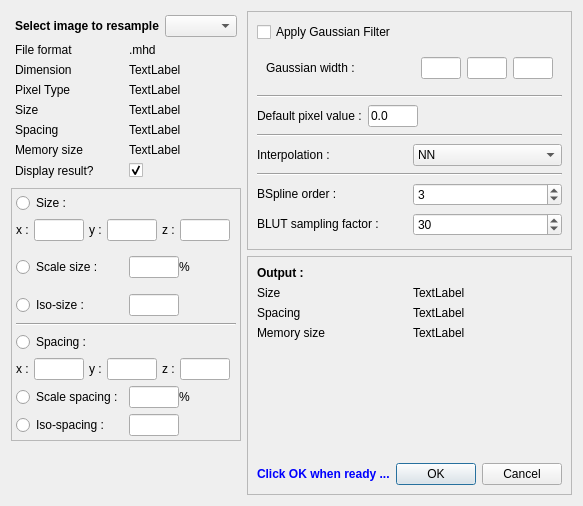
<ui version="4.0" >
 <class>vvResamplerDialog</class>
 <widget class="QDialog" name="vvResamplerDialog" >
  <property name="windowModality" >
   <enum>Qt::ApplicationModal</enum>
  </property>
  <property name="geometry" >
   <rect>
    <x>0</x>
    <y>0</y>
    <width>582</width>
    <height>506</height>
   </rect>
  </property>
  <property name="windowTitle" >
   <string>Dialog</string>
  </property>
  <layout class="QGridLayout" >
   <item row="0" column="0" >
    <layout class="QVBoxLayout" >
     <item>
      <widget class="QFrame" name="frame" >
       <property name="frameShape" >
        <enum>QFrame::NoFrame</enum>
       </property>
       <property name="frameShadow" >
        <enum>QFrame::Raised</enum>
       </property>
       <layout class="QVBoxLayout" >
        <property name="leftMargin" >
         <number>4</number>
        </property>
        <property name="topMargin" >
         <number>4</number>
        </property>
        <property name="rightMargin" >
         <number>4</number>
        </property>
        <property name="bottomMargin" >
         <number>4</number>
        </property>
        <item>
         <layout class="QHBoxLayout" >
          <item>
           <widget class="QLabel" name="label" >
            <property name="text" >
             <string>&lt;html>&lt;head>&lt;meta name="qrichtext" content="1" />&lt;style type="text/css">
p, li { white-space: pre-wrap; }
&lt;/style>&lt;/head>&lt;body style=" font-family:'Sans Serif'; font-size:9pt; font-weight:400; font-style:normal;">
&lt;p style=" margin-top:0px; margin-bottom:0px; margin-left:0px; margin-right:0px; -qt-block-indent:0; text-indent:0px;">&lt;span style=" font-weight:600;">Select image to resample&lt;/span>&lt;/p>&lt;/body>&lt;/html></string>
            </property>
           </widget>
          </item>
          <item>
           <widget class="QComboBox" name="mImagesComboBox" />
          </item>
         </layout>
        </item>
        <item>
         <layout class="QHBoxLayout" >
          <item>
           <widget class="QLabel" name="label_3" >
            <property name="text" >
             <string>File format</string>
            </property>
           </widget>
          </item>
          <item>
           <widget class="QLabel" name="mInputFormatLabel" >
            <property name="text" >
             <string>.mhd</string>
            </property>
           </widget>
          </item>
         </layout>
        </item>
        <item>
         <layout class="QHBoxLayout" >
          <item>
           <widget class="QLabel" name="label_5" >
            <property name="text" >
             <string>Dimension</string>
            </property>
           </widget>
          </item>
          <item>
           <widget class="QLabel" name="mInputDimLabel" >
            <property name="text" >
             <string>TextLabel</string>
            </property>
           </widget>
          </item>
         </layout>
        </item>
        <item>
         <layout class="QHBoxLayout" >
          <item>
           <widget class="QLabel" name="label_7" >
            <property name="text" >
             <string>Pixel Type</string>
            </property>
           </widget>
          </item>
          <item>
           <widget class="QLabel" name="mInputPixelTypeLabel" >
            <property name="text" >
             <string>TextLabel</string>
            </property>
           </widget>
          </item>
         </layout>
        </item>
        <item>
         <layout class="QHBoxLayout" >
          <item>
           <widget class="QLabel" name="label_9" >
            <property name="text" >
             <string>Size</string>
            </property>
           </widget>
          </item>
          <item>
           <widget class="QLabel" name="mInputSizeLabel" >
            <property name="text" >
             <string>TextLabel</string>
            </property>
           </widget>
          </item>
         </layout>
        </item>
        <item>
         <layout class="QHBoxLayout" >
          <item>
           <widget class="QLabel" name="label_11" >
            <property name="text" >
             <string>Spacing</string>
            </property>
           </widget>
          </item>
          <item>
           <widget class="QLabel" name="mInputSpacingLabel" >
            <property name="text" >
             <string>TextLabel</string>
            </property>
           </widget>
          </item>
         </layout>
        </item>
        <item>
         <layout class="QHBoxLayout" >
          <item>
           <widget class="QLabel" name="label_6" >
            <property name="text" >
             <string>Memory size</string>
            </property>
           </widget>
          </item>
          <item>
           <widget class="QLabel" name="mInputMemoryLabel" >
            <property name="text" >
             <string>TextLabel</string>
            </property>
           </widget>
          </item>
         </layout>
        </item>
        <item>
         <layout class="QHBoxLayout" >
          <item>
           <widget class="QLabel" name="label_8" >
            <property name="text" >
             <string>Display result?</string>
            </property>
           </widget>
          </item>
          <item>
           <widget class="QCheckBox" name="display_result" >
            <property name="text" >
             <string/>
            </property>
            <property name="checked" >
             <bool>true</bool>
            </property>
            <property name="autoExclusive" >
             <bool>false</bool>
            </property>
           </widget>
          </item>
         </layout>
        </item>
       </layout>
      </widget>
     </item>
     <item>
      <widget class="QFrame" name="optionFrame" >
       <property name="sizePolicy" >
        <sizepolicy vsizetype="Preferred" hsizetype="Preferred" >
         <horstretch>0</horstretch>
         <verstretch>0</verstretch>
        </sizepolicy>
       </property>
       <property name="frameShape" >
        <enum>QFrame::StyledPanel</enum>
       </property>
       <property name="frameShadow" >
        <enum>QFrame::Raised</enum>
       </property>
       <layout class="QGridLayout" >
        <property name="leftMargin" >
         <number>4</number>
        </property>
        <property name="topMargin" >
         <number>4</number>
        </property>
        <property name="rightMargin" >
         <number>4</number>
        </property>
        <property name="bottomMargin" >
         <number>4</number>
        </property>
        <item row="0" column="0" >
         <widget class="QRadioButton" name="sizeRadioButton" >
          <property name="sizePolicy" >
           <sizepolicy vsizetype="Fixed" hsizetype="Fixed" >
            <horstretch>0</horstretch>
            <verstretch>0</verstretch>
           </sizepolicy>
          </property>
          <property name="text" >
           <string>Size :</string>
          </property>
         </widget>
        </item>
        <item row="1" column="0" colspan="3" >
         <widget class="QFrame" name="frame_2" >
          <property name="sizePolicy" >
           <sizepolicy vsizetype="Fixed" hsizetype="Fixed" >
            <horstretch>0</horstretch>
            <verstretch>0</verstretch>
           </sizepolicy>
          </property>
          <property name="frameShape" >
           <enum>QFrame::NoFrame</enum>
          </property>
          <property name="frameShadow" >
           <enum>QFrame::Raised</enum>
          </property>
          <layout class="QGridLayout" >
           <property name="leftMargin" >
            <number>0</number>
           </property>
           <property name="topMargin" >
            <number>0</number>
           </property>
           <property name="rightMargin" >
            <number>0</number>
           </property>
           <property name="bottomMargin" >
            <number>0</number>
           </property>
           <property name="horizontalSpacing" >
            <number>5</number>
           </property>
           <property name="verticalSpacing" >
            <number>2</number>
           </property>
           <item row="0" column="0" >
            <widget class="QLabel" name="xSizeLabel" >
             <property name="sizePolicy" >
              <sizepolicy vsizetype="Preferred" hsizetype="Fixed" >
               <horstretch>0</horstretch>
               <verstretch>0</verstretch>
              </sizepolicy>
             </property>
             <property name="text" >
              <string>x :</string>
             </property>
            </widget>
           </item>
           <item row="0" column="1" >
            <widget class="QLineEdit" name="xSizeLineEdit" >
             <property name="sizePolicy" >
              <sizepolicy vsizetype="Fixed" hsizetype="Fixed" >
               <horstretch>0</horstretch>
               <verstretch>0</verstretch>
              </sizepolicy>
             </property>
             <property name="maximumSize" >
              <size>
               <width>50</width>
               <height>16777215</height>
              </size>
             </property>
             <property name="layoutDirection" >
              <enum>Qt::LeftToRight</enum>
             </property>
             <property name="text" >
              <string/>
             </property>
             <property name="alignment" >
              <set>Qt::AlignRight|Qt::AlignTrailing|Qt::AlignVCenter</set>
             </property>
             <property name="readOnly" >
              <bool>true</bool>
             </property>
            </widget>
           </item>
           <item row="0" column="2" >
            <widget class="QLabel" name="ySizeLabel" >
             <property name="sizePolicy" >
              <sizepolicy vsizetype="Preferred" hsizetype="Fixed" >
               <horstretch>0</horstretch>
               <verstretch>0</verstretch>
              </sizepolicy>
             </property>
             <property name="text" >
              <string>y :</string>
             </property>
            </widget>
           </item>
           <item row="0" column="3" >
            <widget class="QLineEdit" name="ySizeLineEdit" >
             <property name="sizePolicy" >
              <sizepolicy vsizetype="Fixed" hsizetype="Fixed" >
               <horstretch>0</horstretch>
               <verstretch>0</verstretch>
              </sizepolicy>
             </property>
             <property name="maximumSize" >
              <size>
               <width>50</width>
               <height>16777215</height>
              </size>
             </property>
             <property name="layoutDirection" >
              <enum>Qt::LeftToRight</enum>
             </property>
             <property name="alignment" >
              <set>Qt::AlignRight|Qt::AlignTrailing|Qt::AlignVCenter</set>
             </property>
             <property name="readOnly" >
              <bool>true</bool>
             </property>
            </widget>
           </item>
           <item row="0" column="4" >
            <widget class="QLabel" name="zSizelabel" >
             <property name="sizePolicy" >
              <sizepolicy vsizetype="Preferred" hsizetype="Fixed" >
               <horstretch>0</horstretch>
               <verstretch>0</verstretch>
              </sizepolicy>
             </property>
             <property name="text" >
              <string>z :</string>
             </property>
            </widget>
           </item>
           <item row="0" column="5" >
            <widget class="QLineEdit" name="zSizeLineEdit" >
             <property name="enabled" >
              <bool>true</bool>
             </property>
             <property name="sizePolicy" >
              <sizepolicy vsizetype="Fixed" hsizetype="Fixed" >
               <horstretch>0</horstretch>
               <verstretch>0</verstretch>
              </sizepolicy>
             </property>
             <property name="maximumSize" >
              <size>
               <width>50</width>
               <height>16777215</height>
              </size>
             </property>
             <property name="layoutDirection" >
              <enum>Qt::LeftToRight</enum>
             </property>
             <property name="alignment" >
              <set>Qt::AlignRight|Qt::AlignTrailing|Qt::AlignVCenter</set>
             </property>
             <property name="readOnly" >
              <bool>true</bool>
             </property>
            </widget>
           </item>
          </layout>
         </widget>
        </item>
        <item row="2" column="0" >
         <widget class="QRadioButton" name="scaleSizeRadioButton" >
          <property name="sizePolicy" >
           <sizepolicy vsizetype="Fixed" hsizetype="Fixed" >
            <horstretch>0</horstretch>
            <verstretch>0</verstretch>
           </sizepolicy>
          </property>
          <property name="text" >
           <string>Scale size :</string>
          </property>
         </widget>
        </item>
        <item row="2" column="1" >
         <widget class="QFrame" name="frame_6" >
          <property name="sizePolicy" >
           <sizepolicy vsizetype="Preferred" hsizetype="Fixed" >
            <horstretch>0</horstretch>
            <verstretch>0</verstretch>
           </sizepolicy>
          </property>
          <property name="frameShape" >
           <enum>QFrame::NoFrame</enum>
          </property>
          <property name="frameShadow" >
           <enum>QFrame::Raised</enum>
          </property>
          <layout class="QGridLayout" >
           <property name="leftMargin" >
            <number>0</number>
           </property>
           <property name="topMargin" >
            <number>0</number>
           </property>
           <property name="rightMargin" >
            <number>0</number>
           </property>
           <property name="bottomMargin" >
            <number>0</number>
           </property>
           <property name="horizontalSpacing" >
            <number>0</number>
           </property>
           <property name="verticalSpacing" >
            <number>0</number>
           </property>
           <item row="0" column="0" >
            <widget class="QLineEdit" name="scaleSizeLineEdit" >
             <property name="maximumSize" >
              <size>
               <width>50</width>
               <height>16777215</height>
              </size>
             </property>
             <property name="readOnly" >
              <bool>true</bool>
             </property>
            </widget>
           </item>
           <item row="0" column="1" >
            <widget class="QLabel" name="purcentLabel" >
             <property name="sizePolicy" >
              <sizepolicy vsizetype="Preferred" hsizetype="Fixed" >
               <horstretch>0</horstretch>
               <verstretch>0</verstretch>
              </sizepolicy>
             </property>
             <property name="text" >
              <string>%</string>
             </property>
            </widget>
           </item>
          </layout>
         </widget>
        </item>
        <item row="2" column="2" >
         <spacer>
          <property name="orientation" >
           <enum>Qt::Horizontal</enum>
          </property>
          <property name="sizeHint" >
           <size>
            <width>50</width>
            <height>41</height>
           </size>
          </property>
         </spacer>
        </item>
        <item row="3" column="0" >
         <widget class="QRadioButton" name="isoSizeRadioButton" >
          <property name="text" >
           <string>Iso-size :</string>
          </property>
         </widget>
        </item>
        <item row="3" column="1" >
         <widget class="QLineEdit" name="isoSizeLineEdit" >
          <property name="sizePolicy" >
           <sizepolicy vsizetype="Fixed" hsizetype="Fixed" >
            <horstretch>0</horstretch>
            <verstretch>0</verstretch>
           </sizepolicy>
          </property>
          <property name="maximumSize" >
           <size>
            <width>50</width>
            <height>16777215</height>
           </size>
          </property>
          <property name="readOnly" >
           <bool>true</bool>
          </property>
         </widget>
        </item>
        <item row="3" column="2" >
         <spacer>
          <property name="orientation" >
           <enum>Qt::Horizontal</enum>
          </property>
          <property name="sizeHint" >
           <size>
            <width>50</width>
            <height>23</height>
           </size>
          </property>
         </spacer>
        </item>
        <item row="4" column="0" colspan="3" >
         <widget class="Line" name="line" >
          <property name="orientation" >
           <enum>Qt::Horizontal</enum>
          </property>
         </widget>
        </item>
        <item row="5" column="0" >
         <widget class="QRadioButton" name="spacingRadioButton" >
          <property name="sizePolicy" >
           <sizepolicy vsizetype="Fixed" hsizetype="Fixed" >
            <horstretch>0</horstretch>
            <verstretch>0</verstretch>
           </sizepolicy>
          </property>
          <property name="text" >
           <string>Spacing :</string>
          </property>
         </widget>
        </item>
        <item row="6" column="0" colspan="3" >
         <widget class="QFrame" name="frame_4" >
          <property name="sizePolicy" >
           <sizepolicy vsizetype="Fixed" hsizetype="Fixed" >
            <horstretch>0</horstretch>
            <verstretch>0</verstretch>
           </sizepolicy>
          </property>
          <property name="frameShape" >
           <enum>QFrame::NoFrame</enum>
          </property>
          <property name="frameShadow" >
           <enum>QFrame::Raised</enum>
          </property>
          <layout class="QGridLayout" >
           <property name="leftMargin" >
            <number>0</number>
           </property>
           <property name="topMargin" >
            <number>0</number>
           </property>
           <property name="rightMargin" >
            <number>0</number>
           </property>
           <property name="bottomMargin" >
            <number>0</number>
           </property>
           <property name="horizontalSpacing" >
            <number>5</number>
           </property>
           <property name="verticalSpacing" >
            <number>2</number>
           </property>
           <item row="0" column="0" >
            <widget class="QLabel" name="xSpacingLabel" >
             <property name="sizePolicy" >
              <sizepolicy vsizetype="Preferred" hsizetype="Fixed" >
               <horstretch>0</horstretch>
               <verstretch>0</verstretch>
              </sizepolicy>
             </property>
             <property name="text" >
              <string>x :</string>
             </property>
            </widget>
           </item>
           <item row="0" column="1" >
            <widget class="QLineEdit" name="xSpacingLineEdit" >
             <property name="sizePolicy" >
              <sizepolicy vsizetype="Fixed" hsizetype="Fixed" >
               <horstretch>0</horstretch>
               <verstretch>0</verstretch>
              </sizepolicy>
             </property>
             <property name="maximumSize" >
              <size>
               <width>50</width>
               <height>16777215</height>
              </size>
             </property>
             <property name="layoutDirection" >
              <enum>Qt::LeftToRight</enum>
             </property>
             <property name="text" >
              <string/>
             </property>
             <property name="alignment" >
              <set>Qt::AlignRight|Qt::AlignTrailing|Qt::AlignVCenter</set>
             </property>
             <property name="readOnly" >
              <bool>true</bool>
             </property>
            </widget>
           </item>
           <item row="0" column="2" >
            <widget class="QLabel" name="ySpacingLabel" >
             <property name="sizePolicy" >
              <sizepolicy vsizetype="Preferred" hsizetype="Fixed" >
               <horstretch>0</horstretch>
               <verstretch>0</verstretch>
              </sizepolicy>
             </property>
             <property name="text" >
              <string>y :</string>
             </property>
            </widget>
           </item>
           <item row="0" column="3" >
            <widget class="QLineEdit" name="ySpacingLineEdit" >
             <property name="sizePolicy" >
              <sizepolicy vsizetype="Fixed" hsizetype="Fixed" >
               <horstretch>0</horstretch>
               <verstretch>0</verstretch>
              </sizepolicy>
             </property>
             <property name="maximumSize" >
              <size>
               <width>50</width>
               <height>16777215</height>
              </size>
             </property>
             <property name="layoutDirection" >
              <enum>Qt::LeftToRight</enum>
             </property>
             <property name="alignment" >
              <set>Qt::AlignRight|Qt::AlignTrailing|Qt::AlignVCenter</set>
             </property>
             <property name="readOnly" >
              <bool>true</bool>
             </property>
            </widget>
           </item>
           <item row="0" column="4" >
            <widget class="QLabel" name="zSpacingLabel" >
             <property name="sizePolicy" >
              <sizepolicy vsizetype="Preferred" hsizetype="Fixed" >
               <horstretch>0</horstretch>
               <verstretch>0</verstretch>
              </sizepolicy>
             </property>
             <property name="text" >
              <string>z :</string>
             </property>
            </widget>
           </item>
           <item row="0" column="5" >
            <widget class="QLineEdit" name="zSpacingLineEdit" >
             <property name="sizePolicy" >
              <sizepolicy vsizetype="Fixed" hsizetype="Fixed" >
               <horstretch>0</horstretch>
               <verstretch>0</verstretch>
              </sizepolicy>
             </property>
             <property name="maximumSize" >
              <size>
               <width>50</width>
               <height>16777215</height>
              </size>
             </property>
             <property name="layoutDirection" >
              <enum>Qt::LeftToRight</enum>
             </property>
             <property name="alignment" >
              <set>Qt::AlignRight|Qt::AlignTrailing|Qt::AlignVCenter</set>
             </property>
             <property name="readOnly" >
              <bool>true</bool>
             </property>
            </widget>
           </item>
          </layout>
         </widget>
        </item>
        <item row="7" column="0" >
         <widget class="QRadioButton" name="scaleSpacingRadioButton" >
          <property name="sizePolicy" >
           <sizepolicy vsizetype="Fixed" hsizetype="Fixed" >
            <horstretch>0</horstretch>
            <verstretch>0</verstretch>
           </sizepolicy>
          </property>
          <property name="text" >
           <string>Scale spacing :</string>
          </property>
         </widget>
        </item>
        <item row="7" column="1" >
         <widget class="QFrame" name="frame_5" >
          <property name="sizePolicy" >
           <sizepolicy vsizetype="Preferred" hsizetype="Fixed" >
            <horstretch>0</horstretch>
            <verstretch>0</verstretch>
           </sizepolicy>
          </property>
          <property name="frameShape" >
           <enum>QFrame::NoFrame</enum>
          </property>
          <property name="frameShadow" >
           <enum>QFrame::Raised</enum>
          </property>
          <layout class="QGridLayout" >
           <property name="leftMargin" >
            <number>0</number>
           </property>
           <property name="topMargin" >
            <number>0</number>
           </property>
           <property name="rightMargin" >
            <number>0</number>
           </property>
           <property name="bottomMargin" >
            <number>0</number>
           </property>
           <property name="horizontalSpacing" >
            <number>0</number>
           </property>
           <property name="verticalSpacing" >
            <number>0</number>
           </property>
           <item row="0" column="0" >
            <widget class="QLineEdit" name="scaleSpacingLineEdit" >
             <property name="maximumSize" >
              <size>
               <width>50</width>
               <height>16777215</height>
              </size>
             </property>
             <property name="readOnly" >
              <bool>true</bool>
             </property>
            </widget>
           </item>
           <item row="0" column="1" >
            <widget class="QLabel" name="purcentLabel2" >
             <property name="sizePolicy" >
              <sizepolicy vsizetype="Preferred" hsizetype="Fixed" >
               <horstretch>0</horstretch>
               <verstretch>0</verstretch>
              </sizepolicy>
             </property>
             <property name="text" >
              <string>%</string>
             </property>
            </widget>
           </item>
          </layout>
         </widget>
        </item>
        <item row="7" column="2" >
         <spacer>
          <property name="orientation" >
           <enum>Qt::Horizontal</enum>
          </property>
          <property name="sizeHint" >
           <size>
            <width>50</width>
            <height>20</height>
           </size>
          </property>
         </spacer>
        </item>
        <item row="8" column="0" >
         <widget class="QRadioButton" name="isoSpacingRadioButton" >
          <property name="sizePolicy" >
           <sizepolicy vsizetype="Fixed" hsizetype="Preferred" >
            <horstretch>0</horstretch>
            <verstretch>0</verstretch>
           </sizepolicy>
          </property>
          <property name="text" >
           <string>Iso-spacing :</string>
          </property>
         </widget>
        </item>
        <item row="8" column="1" >
         <widget class="QLineEdit" name="isoSpacingLineEdit" >
          <property name="sizePolicy" >
           <sizepolicy vsizetype="Fixed" hsizetype="Fixed" >
            <horstretch>0</horstretch>
            <verstretch>0</verstretch>
           </sizepolicy>
          </property>
          <property name="maximumSize" >
           <size>
            <width>50</width>
            <height>16777215</height>
           </size>
          </property>
          <property name="readOnly" >
           <bool>true</bool>
          </property>
         </widget>
        </item>
        <item row="8" column="2" >
         <spacer>
          <property name="orientation" >
           <enum>Qt::Horizontal</enum>
          </property>
          <property name="sizeHint" >
           <size>
            <width>50</width>
            <height>20</height>
           </size>
          </property>
         </spacer>
        </item>
       </layout>
      </widget>
     </item>
     <item>
      <spacer>
       <property name="orientation" >
        <enum>Qt::Vertical</enum>
       </property>
       <property name="sizeHint" >
        <size>
         <width>20</width>
         <height>40</height>
        </size>
       </property>
      </spacer>
     </item>
    </layout>
   </item>
   <item row="0" column="1" >
    <layout class="QVBoxLayout" >
     <item>
      <widget class="QFrame" name="frame_3" >
       <property name="sizePolicy" >
        <sizepolicy vsizetype="Expanding" hsizetype="Preferred" >
         <horstretch>0</horstretch>
         <verstretch>0</verstretch>
        </sizepolicy>
       </property>
       <property name="frameShape" >
        <enum>QFrame::StyledPanel</enum>
       </property>
       <property name="frameShadow" >
        <enum>QFrame::Raised</enum>
       </property>
       <layout class="QVBoxLayout" >
        <item>
         <layout class="QVBoxLayout" >
          <item>
           <widget class="QCheckBox" name="gaussianFilterCheckBox" >
            <property name="text" >
             <string>Apply Gaussian Filter</string>
            </property>
           </widget>
          </item>
          <item>
           <widget class="QFrame" name="frame_7" >
            <property name="sizePolicy" >
             <sizepolicy vsizetype="Fixed" hsizetype="Preferred" >
              <horstretch>0</horstretch>
              <verstretch>0</verstretch>
             </sizepolicy>
            </property>
            <property name="frameShape" >
             <enum>QFrame::NoFrame</enum>
            </property>
            <property name="frameShadow" >
             <enum>QFrame::Raised</enum>
            </property>
            <layout class="QHBoxLayout" >
             <item>
              <widget class="QLabel" name="gaussianFilterLabel" >
               <property name="sizePolicy" >
                <sizepolicy vsizetype="Fixed" hsizetype="Preferred" >
                 <horstretch>0</horstretch>
                 <verstretch>0</verstretch>
                </sizepolicy>
               </property>
               <property name="text" >
                <string>Gaussian width :</string>
               </property>
              </widget>
             </item>
             <item>
              <widget class="QLineEdit" name="xGaussianLineEdit" >
               <property name="maximumSize" >
                <size>
                 <width>40</width>
                 <height>16777215</height>
                </size>
               </property>
              </widget>
             </item>
             <item>
              <widget class="QLineEdit" name="yGaussianLineEdit" >
               <property name="maximumSize" >
                <size>
                 <width>40</width>
                 <height>16777215</height>
                </size>
               </property>
               <property name="text" >
                <string/>
               </property>
               <property name="readOnly" >
                <bool>false</bool>
               </property>
              </widget>
             </item>
             <item>
              <widget class="QLineEdit" name="zGaussianLineEdit" >
               <property name="maximumSize" >
                <size>
                 <width>40</width>
                 <height>16777215</height>
                </size>
               </property>
              </widget>
             </item>
            </layout>
           </widget>
          </item>
         </layout>
        </item>
        <item>
         <widget class="Line" name="line_2" >
          <property name="orientation" >
           <enum>Qt::Horizontal</enum>
          </property>
         </widget>
        </item>
        <item>
         <layout class="QHBoxLayout" >
          <item>
           <widget class="QLabel" name="defaultPixelValueLabel" >
            <property name="sizePolicy" >
             <sizepolicy vsizetype="Fixed" hsizetype="Preferred" >
              <horstretch>0</horstretch>
              <verstretch>0</verstretch>
             </sizepolicy>
            </property>
            <property name="text" >
             <string>Default pixel value :</string>
            </property>
           </widget>
          </item>
          <item>
           <widget class="QLineEdit" name="defaultPixelValueLineEdit" >
            <property name="maximumSize" >
             <size>
              <width>50</width>
              <height>16777215</height>
             </size>
            </property>
            <property name="text" >
             <string>0.0</string>
            </property>
           </widget>
          </item>
          <item>
           <spacer>
            <property name="orientation" >
             <enum>Qt::Horizontal</enum>
            </property>
            <property name="sizeHint" >
             <size>
              <width>121</width>
              <height>21</height>
             </size>
            </property>
           </spacer>
          </item>
         </layout>
        </item>
        <item>
         <widget class="Line" name="line_3" >
          <property name="orientation" >
           <enum>Qt::Horizontal</enum>
          </property>
         </widget>
        </item>
        <item>
         <layout class="QHBoxLayout" >
          <item>
           <widget class="QLabel" name="InterpolationLabel" >
            <property name="sizePolicy" >
             <sizepolicy vsizetype="Fixed" hsizetype="Preferred" >
              <horstretch>0</horstretch>
              <verstretch>0</verstretch>
             </sizepolicy>
            </property>
            <property name="text" >
             <string>Interpolation :</string>
            </property>
           </widget>
          </item>
          <item>
           <widget class="QComboBox" name="interpolationComboBox" >
            <item>
             <property name="text" >
              <string>NN</string>
             </property>
            </item>
            <item>
             <property name="text" >
              <string>Linear</string>
             </property>
            </item>
            <item>
             <property name="text" >
              <string>BSpline</string>
             </property>
            </item>
            <item>
             <property name="text" >
              <string>Blut (faster BSpline)</string>
             </property>
            </item>
           </widget>
          </item>
         </layout>
        </item>
        <item>
         <widget class="Line" name="line_4" >
          <property name="orientation" >
           <enum>Qt::Horizontal</enum>
          </property>
         </widget>
        </item>
        <item>
         <layout class="QHBoxLayout" >
          <item>
           <widget class="QLabel" name="bSplineLabel" >
            <property name="sizePolicy" >
             <sizepolicy vsizetype="Fixed" hsizetype="Preferred" >
              <horstretch>0</horstretch>
              <verstretch>0</verstretch>
             </sizepolicy>
            </property>
            <property name="text" >
             <string>BSpline order :</string>
            </property>
           </widget>
          </item>
          <item>
           <widget class="QSpinBox" name="bSplineOrderSpinBox" >
            <property name="maximum" >
             <number>5</number>
            </property>
            <property name="value" >
             <number>3</number>
            </property>
           </widget>
          </item>
         </layout>
        </item>
        <item>
         <layout class="QHBoxLayout" >
          <item>
           <widget class="QLabel" name="bLUTFactorLabel" >
            <property name="sizePolicy" >
             <sizepolicy vsizetype="Fixed" hsizetype="Preferred" >
              <horstretch>0</horstretch>
              <verstretch>0</verstretch>
             </sizepolicy>
            </property>
            <property name="minimumSize" >
             <size>
              <width>0</width>
              <height>16</height>
             </size>
            </property>
            <property name="text" >
             <string>BLUT sampling factor :</string>
            </property>
           </widget>
          </item>
          <item>
           <widget class="QSpinBox" name="bLUTSpinBox" >
            <property name="value" >
             <number>30</number>
            </property>
           </widget>
          </item>
         </layout>
        </item>
       </layout>
      </widget>
     </item>
     <item>
      <widget class="QFrame" name="frame_8" >
       <property name="frameShape" >
        <enum>QFrame::StyledPanel</enum>
       </property>
       <property name="frameShadow" >
        <enum>QFrame::Raised</enum>
       </property>
       <layout class="QVBoxLayout" >
        <item>
         <widget class="QLabel" name="outputLabel" >
          <property name="sizePolicy" >
           <sizepolicy vsizetype="Fixed" hsizetype="Preferred" >
            <horstretch>0</horstretch>
            <verstretch>0</verstretch>
           </sizepolicy>
          </property>
          <property name="text" >
           <string>&lt;html>&lt;head>&lt;meta name="qrichtext" content="1" />&lt;style type="text/css">
p, li { white-space: pre-wrap; }
&lt;/style>&lt;/head>&lt;body style=" font-family:'Sans Serif'; font-size:9pt; font-weight:400; font-style:normal;">
&lt;p style=" margin-top:0px; margin-bottom:0px; margin-left:0px; margin-right:0px; -qt-block-indent:0; text-indent:0px;">&lt;span style=" font-weight:600;">Output :&lt;/span>&lt;/p>&lt;/body>&lt;/html></string>
          </property>
         </widget>
        </item>
        <item>
         <layout class="QHBoxLayout" >
          <item>
           <widget class="QLabel" name="label_10" >
            <property name="text" >
             <string>Size</string>
            </property>
           </widget>
          </item>
          <item>
           <widget class="QLabel" name="mOutputSizeLabel" >
            <property name="text" >
             <string>TextLabel</string>
            </property>
           </widget>
          </item>
         </layout>
        </item>
        <item>
         <layout class="QHBoxLayout" >
          <item>
           <widget class="QLabel" name="label_12" >
            <property name="text" >
             <string>Spacing</string>
            </property>
           </widget>
          </item>
          <item>
           <widget class="QLabel" name="mOutputSpacingLabel" >
            <property name="text" >
             <string>TextLabel</string>
            </property>
           </widget>
          </item>
         </layout>
        </item>
        <item>
         <layout class="QHBoxLayout" >
          <item>
           <widget class="QLabel" name="label_4" >
            <property name="text" >
             <string>Memory size</string>
            </property>
           </widget>
          </item>
          <item>
           <widget class="QLabel" name="mOutputMemoryLabel" >
            <property name="text" >
             <string>TextLabel</string>
            </property>
           </widget>
          </item>
         </layout>
        </item>
        <item>
         <spacer>
          <property name="orientation" >
           <enum>Qt::Vertical</enum>
          </property>
          <property name="sizeHint" >
           <size>
            <width>20</width>
            <height>40</height>
           </size>
          </property>
         </spacer>
        </item>
        <item>
         <layout class="QHBoxLayout" >
          <item>
           <widget class="QLabel" name="label_2" >
            <property name="text" >
             <string>&lt;html>&lt;head>&lt;meta name="qrichtext" content="1" />&lt;style type="text/css">
p, li { white-space: pre-wrap; }
&lt;/style>&lt;/head>&lt;body style=" font-family:'Sans Serif'; font-size:9pt; font-weight:400; font-style:normal;">
&lt;p style=" margin-top:0px; margin-bottom:0px; margin-left:0px; margin-right:0px; -qt-block-indent:0; text-indent:0px;">&lt;span style=" font-weight:600; color:#0000ff;">Click OK when ready ...&lt;/span>&lt;/p>&lt;/body>&lt;/html></string>
            </property>
           </widget>
          </item>
          <item>
           <widget class="QDialogButtonBox" name="mOkButton" >
            <property name="orientation" >
             <enum>Qt::Horizontal</enum>
            </property>
            <property name="standardButtons" >
             <set>QDialogButtonBox::Cancel|QDialogButtonBox::NoButton|QDialogButtonBox::Ok</set>
            </property>
           </widget>
          </item>
         </layout>
        </item>
       </layout>
      </widget>
     </item>
    </layout>
   </item>
  </layout>
 </widget>
 <resources/>
 <connections>
  <connection>
   <sender>mOkButton</sender>
   <signal>accepted()</signal>
   <receiver>vvResamplerDialog</receiver>
   <slot>accept()</slot>
   <hints>
    <hint type="sourcelabel" >
     <x>248</x>
     <y>254</y>
    </hint>
    <hint type="destinationlabel" >
     <x>157</x>
     <y>274</y>
    </hint>
   </hints>
  </connection>
  <connection>
   <sender>mOkButton</sender>
   <signal>rejected()</signal>
   <receiver>vvResamplerDialog</receiver>
   <slot>reject()</slot>
   <hints>
    <hint type="sourcelabel" >
     <x>316</x>
     <y>260</y>
    </hint>
    <hint type="destinationlabel" >
     <x>286</x>
     <y>274</y>
    </hint>
   </hints>
  </connection>
 </connections>
</ui>
